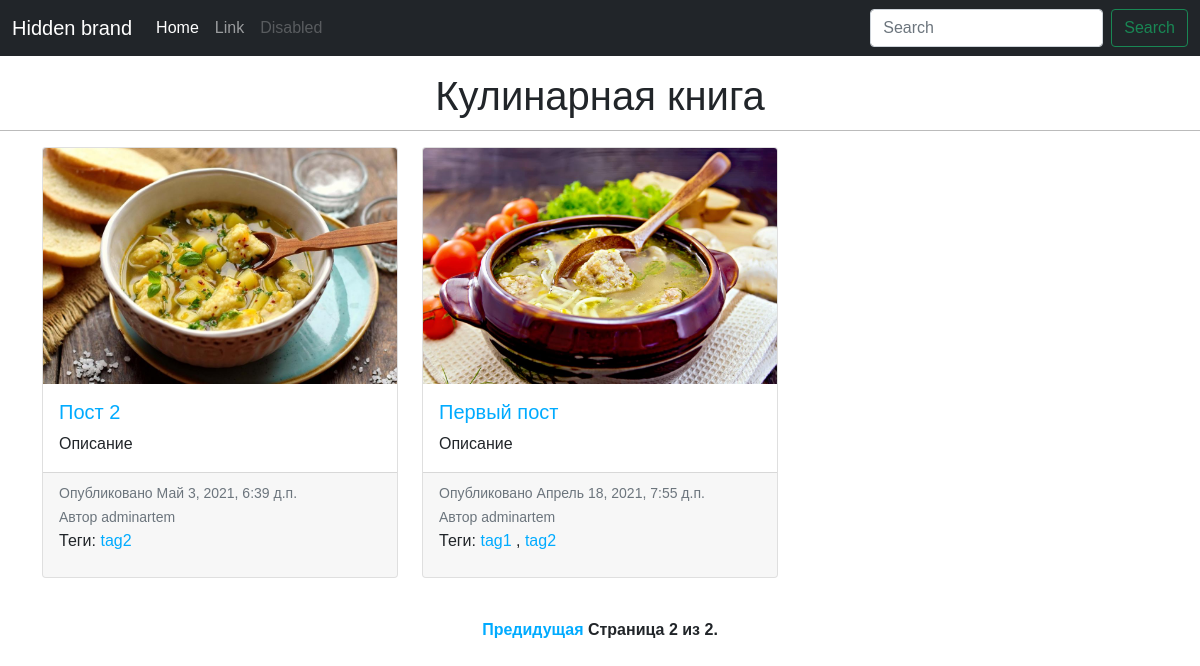
Screenshot of /?page=2 with the database file from the repository.
### blog/models.py (models this page shows, shortened)
class Post(models.Model):
    STATUS_CHOICES=(
        ('draft','Draft'),
        ('published','Published'),
    )
    title=models.CharField(max_length=250,verbose_name='Название поста')
    slug=models.SlugField(max_length=250,unique_for_date='publish')
    author=models.ForeignKey(User,on_delete=models.CASCADE,
                         related_name='blog_posts',verbose_name='Автор')
    short_description=models.CharField(max_length=400,verbose_name='Короткое описание')
    publish=models.DateTimeField(default=timezone.now,verbose_name='Дата публикации')
    created = models.DateTimeField(auto_now_add=True, verbose_name='Дата создания')
    updated = models.DateTimeField(auto_now=True, verbose_name='Дата изменения')
    status = models.CharField(max_length=10, choices=STATUS_CHOICES, default='draft', verbose_name='Статус публикации')
    image = models.ImageField(upload_to='product_images/', blank=False, verbose_name='Изображение')
    tags=TaggableManager()
    class Meta:
        ordering = ('-publish',)
    def get_absolute_url(self):
        return reverse('blog:post_detail', args=[self.publish.year,
                                             self.publish.month,
                                             self.publish.day,
                                             self.slug])

### blog/views.py (the view)
# urls.py: path('',views.post_list,name='post_list'),
def post_list(request, tag_slug=None):
    object_list = Post.objects.all()
    tag = None
    if tag_slug:
        tag = get_object_or_404(Tag, slug=tag_slug)
        object_list = object_list.filter(
            tags__in=[tag])
        print(object_list)
    paginator = Paginator(object_list, 3)  # 10 постов = 10 страниц
    page = request.GET.get('page')
    try:
        posts = paginator.page(page)  # пост №5
    except PageNotAnInteger:  # Если постов на страницу по 10 а всего их 5
        posts = paginator.page(1)
    except EmptyPage:  # если номер страницы которой нет
        posts = paginator.page(paginator.num_pages)
    return render(request, 'blog/post/list.html',
                  {'page': page,
                   'posts': posts,
                   'tag': tag})

### blog/templates/blog/post/list.html (shortened to what this page needs)
{% extends 'blog/base.html' %}
{% block content %}
    <h1 class="title text-center my-3">
        Кулинарная книга
    </h1>
    <div class="container">
        <div class="row row-cols-1 row-cols-md-3 g-4">
            {% for post in posts %}
                <div class="col">
                    <div class="card ">
                        <a href="{{ post.get_absolute_url }}">
                            <img src="{{ MEDIA_URL }}{{ post.image.url }}" class="card-img-top" alt="...">
                        </a>
                        <div class="card-body">
                            <a href="{{ post.get_absolute_url }}">
                                <h5 class="card-title">{{ post.title }}</h5>
                            </a>
                            <p class="card-text">{{ post.short_description }}</p>
                        </div>
                        <div class="card-footer">
                            <small class="text-muted">
                                Опубликовано {{ post.publish }}
                            </small>
                            <br>
                            <small class="text-muted">
                                Автор {{ post.author }}
                            </small>
                            <p class="tags">Теги:
                                {% for tag in post.tags.all %}
                                    <a href="{% url 'blog:post_list_by_tag' tag.slug %}">
                                        {{ tag.name }}
                                    </a>
                                    {% if not forloop.last %}, {% endif %}
                                {% endfor %}
                            </p>
                        </div>
                    </div>
                </div>
            {% endfor %}
        </div>
    </div>
        {% include "pagination.html" with page=posts %}
{% endblock %}

### blog/static/css/style.css (style rules this page uses)
body { margin: 0; padding: 0; font-family: helvetica,sans-serif; }
a { color: #00abff; text-decoration: none; }
h1 { font-weight: normal; border-bottom: 1px solid #bbb; padding: 0 0 10px 0; }

### rows the page displays
Post: image (picture), title "Пост 2", short_description "Описание", publish "Май 3, 2021, 6:39 д.п.", author "adminartem"
Tag: name "tag2"
Post: image (picture), title "Первый пост", short_description "Описание", publish "Апрель 18, 2021, 7:55 д.п.", author "adminartem"
Tag: name "tag1"

### other values shown
{{ page.number }} "2"
{{ page.paginator.num_pages }} "2"
